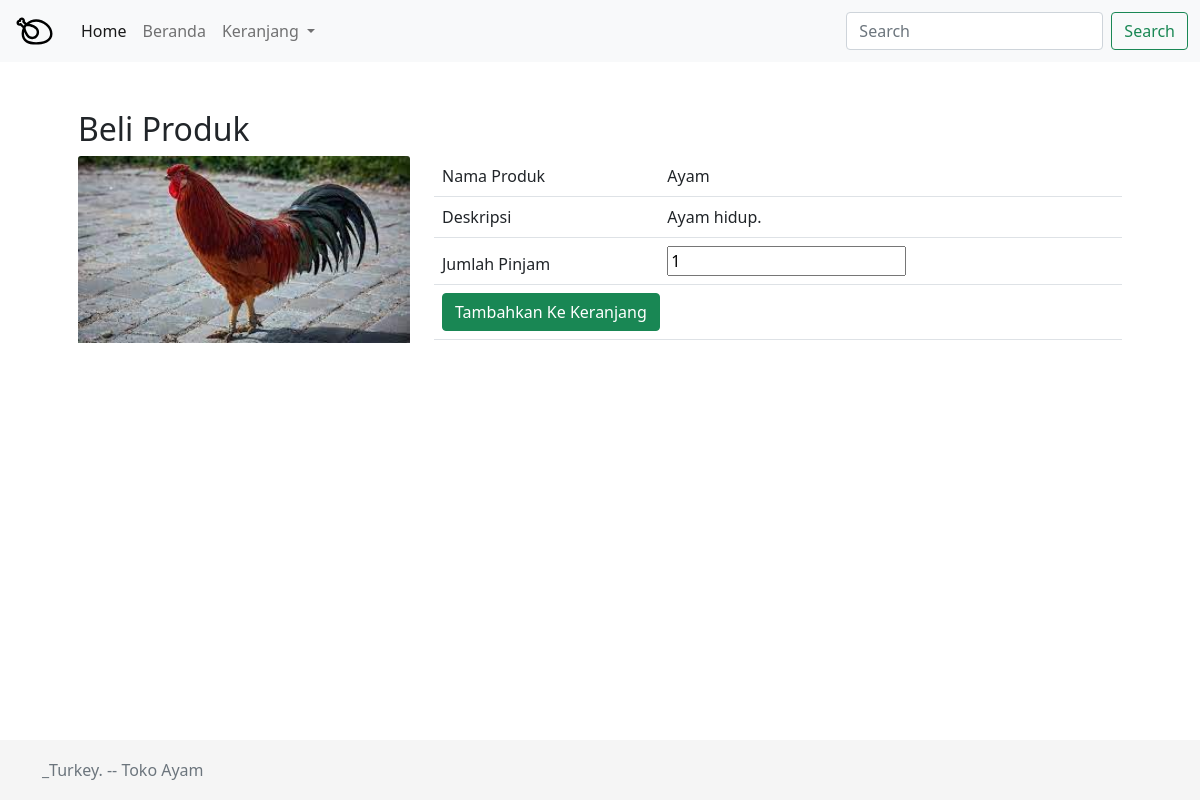
The page /beli_produk.php?id=7 (signed in) on the database its author committed.
### tables this page shows
CREATE TABLE `produk` (
  `id_produk` int(11) NOT NULL AUTO_INCREMENT,
  `nama_produk` varchar(100) NOT NULL,
  `deskripsi` text NOT NULL,
  `harga` int(11) NOT NULL,
  `foto_produk` varchar(255) NOT NULL,
  PRIMARY KEY (`id_produk`)
);

### beli_produk.php (the view, shortened to what this page needs)
<?php
include "header.php";
include "db.php";
$query = "SELECT * FROM produk WHERE id_produk = ?";
$id = $_GET["id"];
if ($stmt = $conn->prepare($query)) {
	$stmt->bind_param("i", $id);
	$stmt->execute();
	$stmt->bind_result($id_produk, $nama_produk, $deskripsi, $harga, $foto_produk);
	$stmt->store_result();
	if ($stmt->num_rows() > 0) {
?>
		<h2>Beli Produk</h2>
		<div class="row">
			<div class="col-md-4">
				<img src="<?= $foto_produk ?>" alt="" class="card-img-top">
			</div>
			<div class="col-md-8">
				<form action="tambah_ke_keranjang.php?id=<?= $id ?>" method="post">
					<table class="table table-hover table-striped">
						<thead>
							<tr>
								<td>Nama Produk</td>
								<td>
									<?= $nama_produk ?>
								</td>
							</tr>
							<tr>
								<td>Deskripsi</td>
								<td>
									<?= $deskripsi ?>
								</td>
							</tr>
							<tr>
								<td>Jumlah Pinjam</td>
								<td><input type="number" name="qty" value="1"></td>
							</tr>
							<tr>
								<td colspan="2"><input class="btn btn-success" type="submit" value="Tambahkan Ke Keranjang">
								</td>
							</tr>
						</thead>
					</table>
				</form>
			</div>
		</div>
<?php
	} else {
		echo generate_alert_message("Id produk tidak valid.");
		echo generate_redirect("beranda.php");
	}
} else {
	die("Failed to prepare statement ($conn->errno): {$conn->error}");
}
include "footer.php";
?>

### public/style.css (style rules this page uses)
html { position: relative; min-height: 100%; }

### rows shown on the page
produk: foto_produk (picture), nama_produk "Ayam", deskripsi "Ayam hidup."
